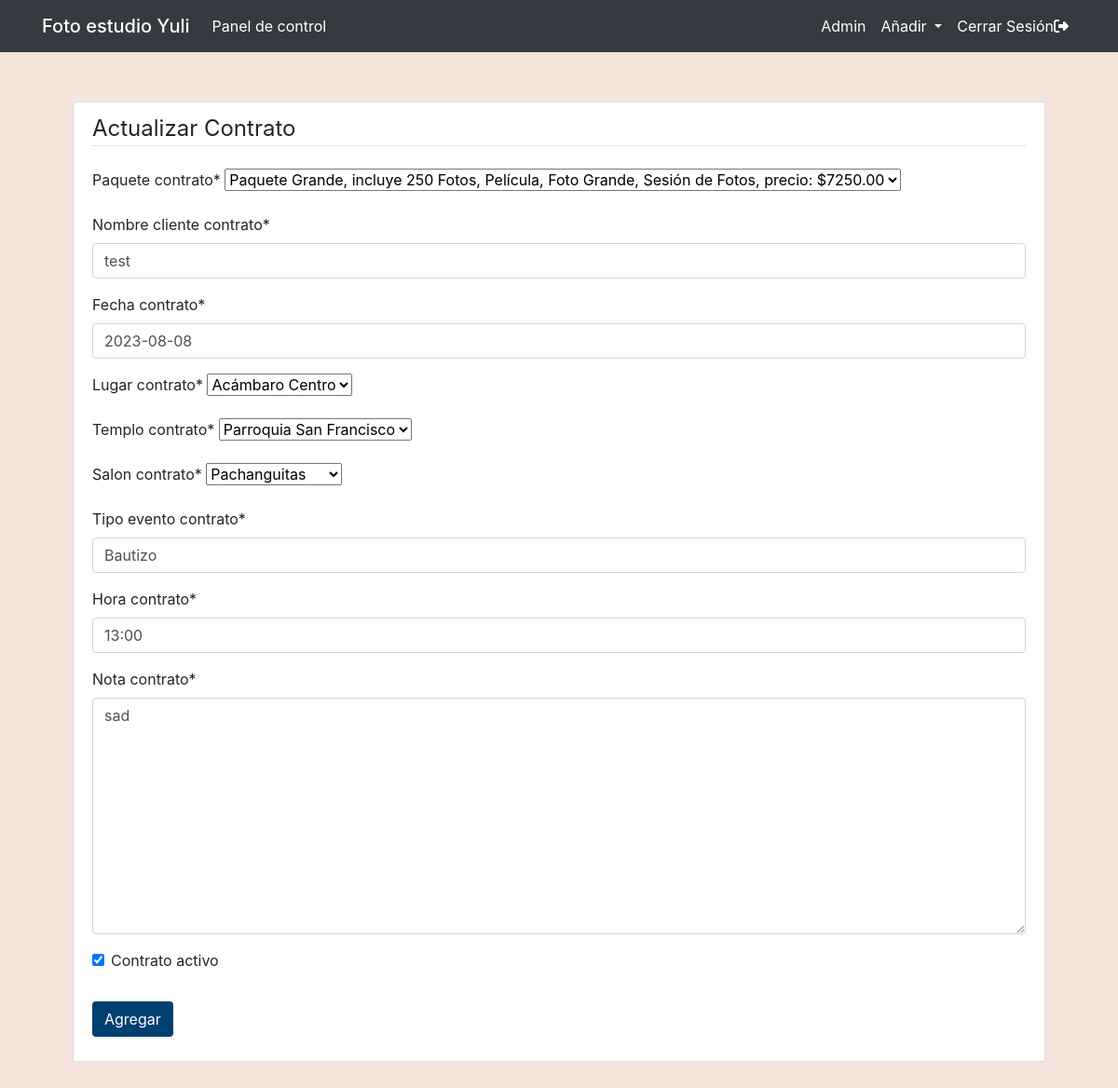
Page /contratos/pachanguitas-test-bautizo/actualizar (signed in) on the committed database.
### main/models.py (models this page shows, shortened)
class Contrato(models.Model):
    folio_contrato = models.AutoField(primary_key=True)
    paquete_contrato = models.ForeignKey(Paquete, null=False, blank=False, on_delete=models.CASCADE)
    nombre_cliente_contrato = models.CharField(max_length=100)
    fecha_contrato = models.DateField()
    lugar_contrato = models.ForeignKey(Ubicacion, null=False, blank=False, on_delete=models.CASCADE)
    templo_contrato = models.ForeignKey(Templo, null=False, blank=False, on_delete=models.CASCADE)
    salon_contrato = models.ForeignKey(Salon, null=False, blank=False, on_delete=models.CASCADE)
    tipo_evento_contrato = models.CharField(max_length=50)
    hora_contrato = models.CharField(max_length=10)
    nota_contrato = models.TextField()
    contrato_activo = models.BooleanField(default=True)
    slug = models.SlugField(unique=True, blank=True)

### main/decorators.py (the view)
        def _wrapped_view(request, *args, **kwargs):
            if not request.user.is_superuser:
                messages.error(request, "¡No estás autorizado a esto! Ingresa para continuar")
                return redirect(redirect_url)
            return view_func(request, *args, **kwargs)

### main/forms.py
class ContratosUpdateForm(forms.ModelForm):
    class Meta:
        model = Contrato
        fields = [
            "paquete_contrato",
            "nombre_cliente_contrato",
            "fecha_contrato",
            "lugar_contrato",
            "templo_contrato",
            "salon_contrato",
            "tipo_evento_contrato",
            "hora_contrato",
            "nota_contrato",
            "contrato_activo",
        ]

### main/models.py (called while the page is built)
    def __str__(self):
        txt = "{0}, incluye {1}, precio: ${2}.00"
        return txt.format(self.nombre_paquete, self.descripcion_paquete, self.precio_paquete)

    def __str__(self):
        return self.nombre_ubicacion

    def __str__(self):
        txt = "{0}"
        return txt.format(self.nombre_salon)

    def __str__(self):
        txt = "{0}"
        return txt.format(self.nombre_templo)

### main/views.py (called while the page is built)
@user_is_superuser
def contrato_update(request, contrato: str):
    matching_article = Contrato.objects.filter(slug = contrato).first()
    if request.method == "POST":
        form = ContratosUpdateForm(request.POST, request.FILES, instance=matching_article)
        if form.is_valid():
            form.save()
            return redirect(f'/contratos/{matching_article.slug}')
    else:
        form = ContratosUpdateForm(instance=matching_article)
        return render(
            request=request,
            template_name='main/nuevo_objeto.html',
            context={
                "object": "Contrato",
                "form": form,
                "type": "actualizar"
                }
            )

### main/templates/main/nuevo_objeto.html (shortened to what this page needs)
{% extends "main/header.html" %}
{% load crispy_forms_tags %}
{% block content %}
    <div class="content-section">
        <form method="POST" enctype="multipart/form-data">
            <fieldset class="form-group">
                {% if type == "actualizar" %}
                    <legend class="border-bottom mb-4">Actualizar {{ object }}</legend>
                {% else %}
                    <legend class="border-bottom mb-4">Nuevo {{ object }}</legend>
                {% endif %}
                {{ form|crispy }}
            </fieldset>
            <div class="form-group">
                <button class="btn btncolor" type="submit">Agregar</button>
            </div>
        </form>
    </div>
{% endblock content %}

### main/static/main/main.css (style rules this page uses)
:root { --footercolor: #003F72; --navbarcolor: #ffffff; --btncolor: #003F72; --socialcolor: #003F72; --brightText: #ffffff; }
.btncolor { background-color: var(--btncolor) !important; color: var(--brightText) !important; }
body { background: #f5e5dc; }
.content-section { background: #ffffff; padding: 10px 20px; border: 1px solid #dddddd; border-radius: 3px; margin-bottom: 20px; }

### rows in the picture
Contrato: paquete_contrato "Paquete Grande, incluye 250 Fotos, Película, Foto Grande, Sesión de Fotos, precio: $7250.00", nombre_cliente_contrato "test", fecha_contrato "2023-08-08", lugar_contrato "Acámbaro Centro", templo_contrato "Parroquia San Francisco", salon_contrato "Pachanguitas", tipo_evento_contrato "Bautizo", hora_contrato "13:00", nota_contrato "sad", contrato_activo "☑"

### other values in the picture
{{ object }} "Contrato"
